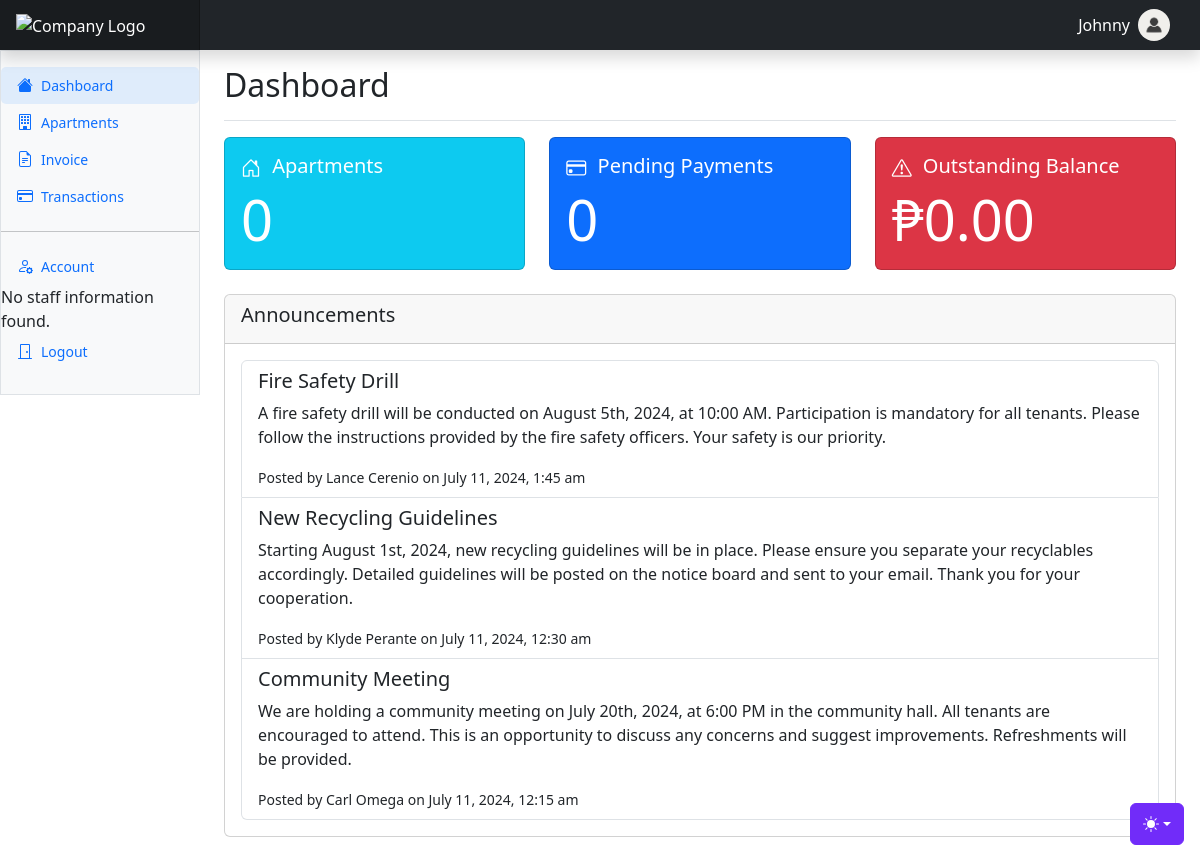
Page /app/index.php?page=tenant.dashboard (signed in) on the committed database.
### tables this page shows
CREATE TABLE `user` (
  `user_ID` int(11) NOT NULL,
  `tenant_ID` int(11) DEFAULT NULL,
  `staff_ID` int(11) DEFAULT NULL,
  `username` varchar(255) NOT NULL,
  `password` varchar(255) NOT NULL,
  `userRole` enum('Admin','Manager','Tenant') NOT NULL,
  `picDirectory` varchar(255) DEFAULT NULL
);

CREATE TABLE `announcement` (
  `id` int(11) NOT NULL,
  `title` varchar(255) NOT NULL,
  `content` text NOT NULL,
  `created_at` timestamp NOT NULL DEFAULT current_timestamp(),
  `staff_id` int(11) NOT NULL
);

### app/handlers/tenant/tenantCardsHandler.php (called while the page is built, shortened)
<?php
    include ('core/database.php');
    $loggedInUserID = $_SESSION['user_id'] ?? null;
    $amountApartment = 0;
    $sql = "SELECT COUNT(*) as amountApartment
            FROM lease le JOIN user us ON le.tenant_ID = us.tenant_ID
            WHERE us.user_ID = $loggedInUserID";
    if ($stmt = $conn->prepare($sql)) {
        $stmt->execute();
        $stmt->bind_result($amountApartment);
    } else {
        echo "Error: " . $conn->error;
    }
?>

### app/handlers/tenant/retrieveAnnouncement.php (called while the page is built, shortened)
<?php
include ('core/database.php');
function fetchAnnouncements($conn) {
    $sql = "SELECT a.title, a.content, a.created_at, CONCAT(s.firstName, ' ', s.lastName) as staff_name
            FROM announcement a
            JOIN staff s ON a.staff_id = s.staff_ID
            ORDER BY a.created_at DESC";
    $result = $conn->query($sql);
    $announcements = [];
    if ($result->num_rows > 0) {
        while($row = $result->fetch_assoc()) {
            $announcements[] = $row;
        }
    }
    return $announcements;
}
$announcements = fetchAnnouncements($conn);
?>

### app/views/tenant/tenant.dashboard.php (the view, shortened to what this page needs)
<?php
    include('handlers/tenant/tenantCardsHandler.php');
    include('handlers/tenant/retrieveAnnouncement.php');
?>
<link rel="stylesheet" href="https://cdn.jsdelivr.net/npm/bootstrap-icons/font/bootstrap-icons.css">
<main class="col-md-9 ms-sm-auto col-lg-10 px-md-4">
    <div class="d-flex justify-content-between flex-wrap flex-md-nowrap align-items-center pt-3 pb-2 mb-3 border-bottom">
      <h1 class="h2">Dashboard</h1>
    </div>
    <div class="row">
    <div class="col-md-4 mb-4">
        <a href="index.php?page=admin.requests" class="card-link">
            <div class="card text-white bg-info hover-card">
                <div class="card-body">
                    <h5 class="card-title"><i class="bi bi-house-door" style="margin-right: 10px;"></i> Apartments</h5>
                    <p class="card-text display-4"><?php echo $amountApartment; ?></p>
                </div>
            </div>
        </a>
    </div>
    <div class="col-md-4 mb-4">
        <a href="pending-payments.php" class="card-link">
            <div class="card text-white bg-primary hover-card">
                <div class="card-body">
                    <h5 class="card-title"><i class="bi bi-credit-card" style="margin-right: 10px;"></i> Pending Payments</h5>
                    <p class="card-text display-4">0</p>
                </div>
            </div>
        </a>
    </div>
    <div class="col-md-4 mb-4">
        <a href="overdue-payments.php" class="card-link">
            <div class="card text-white bg-danger hover-card">
                <div class="card-body">
                    <h5 class="card-title"><i class="bi bi-exclamation-triangle" style="margin-right: 10px;"></i> Outstanding Balance</h5>
                    <p class="card-text display-4">₱0.00</p>
                </div>
            </div>
        </a>
    </div>
</div>
<div class="row">
    <div class="col-md-12 mb-4">
        <div class="card">
            <div class="card-header">
                <h5 class="card-title">Announcements</h5>
            </div>
            <div class="card-body">
                <?php if (!empty($announcements)): ?>
                    <ul class="list-group">
                        <?php foreach ($announcements as $announcement): ?>
                            <li class="list-group-item">
                                <h5><?php echo $announcement['title']; ?></h5>
                                <p><?php echo $announcement['content']; ?></p>
                                <small>Posted by <?php echo $announcement['staff_name']; ?> on <?php echo date('F j, Y, g:i a', strtotime($announcement['created_at'])); ?></small>
                            </li>
                        <?php endforeach; ?>
                    </ul>
                <?php else: ?>
                    <p>No announcements available.</p>
                <?php endif; ?>
            </div>
        </div>
    </div>
</div>
</main>

### app/index.php (shortened to what this page needs)
<!doctype html>
<html lang="en" data-bs-theme="light">
<head>
  <link href="assets/dist/css/bootstrap.min.css" rel="stylesheet">
  <link href="assets/src/css/dashboard.css" rel="stylesheet">
  <link href="assets/src/css/themes.css" rel="stylesheet">
</head>
<body>
  <?php
      include ('core/themes.php');
      $role = $_SESSION['role'] ?? 'tenant';
      $dashboardPage = match ($role) {
          'admin' => 'index.php?page=admin.dashboard',
          'manager' => 'index.php?page=manager.dashboard',
          'tenant' => 'index.php?page=tenant.dashboard',
      };
  ?>
  <header class="navbar sticky-top bg-dark flex-md-nowrap p-0 shadow">
    <a class="navbar-brand col-md-3 col-lg-2 me-0 px-3 fs-6 text-white" href="<?= htmlspecialchars($dashboardPage) ?>">
        <img src="assets/src/svg/c.svg" alt="Company Logo" style="width: 100%; height: 80%">
    </a>
    <ul class="navbar-nav flex-row">
      <?php
        include 'core/database.php';
        $loggedInUserID = $_SESSION['user_id'] ?? null;
        $username = "";
        $picDirectory = "uploads/staff/placeholder.jpg";
        $query = "SELECT username, picDirectory FROM user WHERE user_ID = ?";
        $stmt = $conn->prepare($query);
        $stmt->bind_param('i', $loggedInUserID);
        $stmt->execute();
        $stmt->bind_result($username, $picDirectory);
        ?>
        <li class="nav-item text-nowrap d-none d-md-flex align-items-center text-white">
            <div class="navbar-nav">
                <span class="px-2"><?= htmlspecialchars($username) ?></span>
            </div>
            <a href="#" id="accountPictureTrigger" data-bs-toggle="modal" data-bs-target="#staffAccountModal">
              <?php $picDirectory = substr($picDirectory, 6); ?>
              <img src="<?php echo $picDirectory; ?>" class="img-fluid rounded-circle" style="width: 32px; height: 32px; object-fit: cover;" alt="Account Picture">
            </a>
        </li>
    </ul>
  </header>
  <?php
  if (isset($_SESSION['role'])) {
    switch ($_SESSION['role']) {
      case 'tenant':
        $sideBar = 'views/tenant/tenant.sidebar';
        $page = 'views/tenant/tenant.dashboard';
        break;
    }
    include $sideBar . '.php';
    if (isset($_GET['page'])) {
      $page = $_GET['page'];
      include 'views/' .  $role . '/' . $page . '.php';
    } else {
      include $page . '.php';
    }
  }
  ?>
  </div>
  </div>
</body>
</html>

### app/core/themes.php (shortened to what this page needs)
<div class="dropdown position-fixed bottom-0 end-0 mb-3 me-3 bd-mode-toggle">
  <button class="btn btn-bd-primary py-2 dropdown-toggle d-flex align-items-center" id="bd-theme" type="button"
    aria-expanded="false" data-bs-toggle="dropdown" aria-label="Toggle theme (auto)">
    <svg class="bi my-1 theme-icon-active" width="1em" height="1em">
      <use href="#circle-half"></use>
    </svg>
  </button>
</div>

### app/views/common/modal.changePassword.php (shortened to what this page needs)
<link href="assets/dist/font-awesome/css/all.min.css" rel="stylesheet">

### app/views/tenant/tenant.sidebar.php (shortened to what this page needs)
<?php include('views/common/modal.account.php'); ?>
<?php include('views/common/modal.changePassword.php'); ?>
<div class="container-fluid">
    <div class="row">
      <div class="sidebar position-fixed border border-right col-md-3 col-lg-2 p-0 bg-body-tertiary">
        <div class="offcanvas-md offcanvas-end bg-body-tertiary" tabindex="-1" id="sidebarMenu" aria-labelledby="sidebarMenuLabel">
          <div class="offcanvas-body d-md-flex flex-column p-0 pt-lg-3 overflow-y-auto">
            <ul class="nav flex-column">
            <?php
              $currentPage = isset($_GET['page']) ? $_GET['page'] : '';
            ?>
              <li class="nav-item">
                <a class="nav-link d-flex align-items-center gap-2 <?php echo $currentPage === 'tenant.dashboard' ? 'selected' : 'highlight'; ?>" aria-current="page" href="index.php?page=tenant.dashboard">
                  <svg class="bi" xmlns="http://www.w3.org/2000/svg" width="16" height="16" viewBox="0 0 16 16">
                      <use xlink:href="<?php echo $currentPage === 'tenant.dashboard' ? '#house-fill' : '#house'; ?>" />
                  </svg>
                  Dashboard
                </a>
              </li>
              <li class="nav-item">
                <a class="nav-link d-flex align-items-center gap-2 <?php echo $currentPage === 'tenant.apartments' ? 'selected' : 'highlight'; ?>" aria-current="page" href="index.php?page=tenant.apartments">
                  <svg class="bi" xmlns="http://www.w3.org/2000/svg" width="16" height="16" viewBox="0 0 16 16">
                      <use xlink:href="<?php echo $currentPage === 'tenant.apartments' ? '#building-fill' : '#building'; ?>" />
                  </svg>
                  Apartments
                </a>
              </li>
              <li class="nav-item">
                <a class="nav-link d-flex align-items-center gap-2 <?php echo $currentPage === 'tenant.invoice' ? 'selected' : 'highlight'; ?>" aria-current="page" href="index.php?page=tenant.invoice">
                    <svg class="bi" xmlns="http://www.w3.org/2000/svg" width="16" height="16" viewBox="0 0 16 16">
                        <use xlink:href="<?php echo $currentPage === 'tenant.invoice' ? '#file-earmark-text-fill' : '#file-earmark-text'; ?>" />
                    </svg>
                    Invoice
                </a>
              </li>
              <li class="nav-item">
                <a class="nav-link d-flex align-items-center gap-2 <?php echo $currentPage === 'tenant.bill' ? 'selected' : 'highlight'; ?>" aria-current="page" href="index.php?page=tenant.bill">
                    <svg class="bi" xmlns="http://www.w3.org/2000/svg" width="16" height="16" viewBox="0 0 16 16">
                        <use xlink:href="<?php echo $currentPage === 'tenant.bill' ? '#credit-card-fill' : '#credit-card'; ?>" />
                    </svg>
                    Transactions
                </a>
              </li>
            </ul>
            <hr class="my-3">
          <ul class="nav flex-column mb-auto">
            <li class="nav-item">
                <a class="nav-link d-flex align-items-center gap-2 highlight" href="#" data-bs-toggle="modal" data-bs-target="#accountModal">
                    <svg xmlns="http://www.w3.org/2000/svg" width="16" height="16" fill="currentColor" class="bi bi-person-gear" viewBox="0 0 16 16">
                        <use xlink:href="#person-gear" />
                    </svg>
                    Account
                </a>
            </li>
            <?php include('views/tenant/modal.tenantAccount.php'); ?>
            <?php include('views/common/modal.changePassword.php'); ?>
            <li class="nav-item">
              <a id="logout-link" class="nav-link d-flex align-items-center gap-2 highlight" href="handlers/common/logoutTenant.php">
                  <svg id="logout-icon" class="bi" xmlns="http://www.w3.org/2000/svg" width="16" height="16" fill="currentColor" viewBox="0 0 16 16">
                      <use xlink:href="#door-closed" class="door-icon" />
                  </svg>
                  Logout
              </a>
            </li>
          </ul>
          <br>
        </div>
      </div>
    </div>

### app/views/tenant/modal.tenantAccount.php (shortened to what this page needs)
<?php
include 'core/database.php';
$loggedInUserID = $_SESSION['user_id'] ?? null;
if ($loggedInUserID) {
    $query = "SELECT us.username,
                     CONCAT(te.firstName,
                            IFNULL(CONCAT(' ', te.middleName), ''),
                            ' ', te.lastName) AS fullName,
                     te.phoneNumber,
                     te.emailAddress,
                     te.dateOfBirth
              FROM user us JOIN tenant te ON us.tenant_ID = te.tenant_ID
              WHERE us.user_ID = $loggedInUserID";
    $result = $conn->query($query);
    if ($result->num_rows > 0) {
        while ($row = $result->fetch_assoc()) {
            $username = $row['username'];
            $fullName = $row['fullName'];
            $phoneNumber = $row['phoneNumber'];
            $emailAddress = $row['emailAddress'];
            $dateOfBirth = date('l, F j, Y', strtotime($row['dateOfBirth']));
        }
    } else {
        echo "No staff information found.";
    }
} else {
    echo "User not logged in.";
}
?>

### app/assets/src/css/dashboard.css (style rules this page uses)
.bi { display: inline-block; width: 1rem; height: 1rem; }
.sidebar .nav-link { font-size: .875rem; font-weight: 500; }
.navbar-brand { padding-top: .75rem; padding-bottom: .75rem; background-color: rgba(0, 0, 0, .25); box-shadow: inset -1px 0 0 rgba(0, 0, 0, .25); }
.bi { vertical-align: -.125em; fill: currentColor; }
.btn-bd-primary { --bd-violet-bg: #712cf9; --bd-violet-rgb: 112.520718, 44.062154, 249.437846; --bs-btn-font-weight: 600; --bs-btn-color: var(--bs-white); --bs-btn-bg: var(--bd-violet-bg); --bs-btn-border-color: var(--bd-violet-bg); --bs-btn-hover-color: var(--bs-white); --bs-btn-hover-bg: #6528e0; --bs-btn-hover-border-color: #6528e0; --bs-btn-focus-shadow-rgb: var(--bd-violet-rgb); --bs-btn-active-color: var(--bs-btn-hover-color); --bs-btn-active-bg: #5a23c8; --bs-btn-active-border-color: #5a23c8; }
.bd-mode-toggle { z-index: 1500; }

### app/assets/src/css/themes.css (style rules this page uses)
* { margin: 0px; padding: 0px; }
.bi { vertical-align: -.125em; fill: currentColor; }
.btn-bd-primary { --bd-violet-bg: #712cf9; --bd-violet-rgb: 112.520718, 44.062154, 249.437846; --bs-btn-font-weight: 600; --bs-btn-color: var(--bs-white); --bs-btn-bg: var(--bd-violet-bg); --bs-btn-border-color: var(--bd-violet-bg); --bs-btn-hover-color: var(--bs-white); --bs-btn-hover-bg: #6528e0; --bs-btn-hover-border-color: #6528e0; --bs-btn-focus-shadow-rgb: var(--bd-violet-rgb); --bs-btn-active-color: var(--bs-btn-hover-color); --bs-btn-active-bg: #5a23c8; --bs-btn-active-border-color: #5a23c8; }
.bd-mode-toggle { z-index: 99999; }

### app/index.php (style rules this page uses)
#accountPictureTrigger img { display: block; margin-right: 30px; }

### app/views/tenant/tenant.sidebar.php (style rules this page uses)
.selected { background-color: rgba(0, 123, 255, 0.1); border-radius: 5px; }
.highlight { transition: background-color 0.3s; }

### app/views/tenant/tenant.dashboard.php (style rules this page uses)
.card-link { text-decoration: none; }
.hover-card { transition: transform 0.3s ease, box-shadow 0.3s ease; }

### rows in the picture
user: username "Johnny", picDirectory (placeholder picture)
announcement: title "Fire Safety Drill", content "A fire safety drill will be conducted on August 5th, 2024, at 10:00 AM. Participation is mandatory for all tenants. Please follow the instructions provided by the fire safety officers. Your safety is our priority.", staff_name "Lance Cerenio", created_at "July 11, 2024, 1:45 am"
announcement: title "New Recycling Guidelines", content "Starting August 1st, 2024, new recycling guidelines will be in place. Please ensure you separate your recyclables accordingly. Detailed guidelines will be posted on the notice board and sent to your email. Thank you for your cooperation.", staff_name "Klyde Perante", created_at "July 11, 2024, 12:30 am"
announcement: title "Community Meeting", content "We are holding a community meeting on July 20th, 2024, at 6:00 PM in the community hall. All tenants are encouraged to attend. This is an opportunity to discuss any concerns and suggest improvements. Refreshments will be provided.", staff_name "Carl Omega", created_at "July 11, 2024, 12:15 am"

### other values in the picture
$amountApartment "0"
